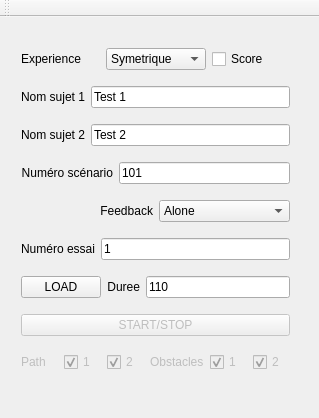
<?xml version="1.0" encoding="UTF-8"?>
<ui version="4.0">
 <class>MainWindow</class>
 <widget class="QMainWindow" name="MainWindow">
  <property name="geometry">
   <rect>
    <x>0</x>
    <y>0</y>
    <width>319</width>
    <height>418</height>
   </rect>
  </property>
  <property name="windowTitle">
   <string>MainWindow</string>
  </property>
  <widget class="QWidget" name="centralWidget">
   <widget class="QWidget" name="">
    <property name="geometry">
     <rect>
      <x>10</x>
      <y>10</y>
      <width>291</width>
      <height>371</height>
     </rect>
    </property>
    <layout class="QVBoxLayout" name="verticalLayout">
     <item>
      <layout class="QHBoxLayout" name="horizontalLayout">
       <item>
        <widget class="QLabel" name="label_Experience">
         <property name="text">
          <string>Experience</string>
         </property>
        </widget>
       </item>
       <item>
        <widget class="QComboBox" name="comboBox_Expe">
         <item>
          <property name="text">
           <string>Symetrique</string>
          </property>
         </item>
         <item>
          <property name="text">
           <string>ASymetrique</string>
          </property>
         </item>
        </widget>
       </item>
       <item>
        <widget class="QCheckBox" name="checkBox_Score">
         <property name="text">
          <string>Score</string>
         </property>
        </widget>
       </item>
      </layout>
     </item>
     <item>
      <layout class="QHBoxLayout" name="horizontalLayout_7">
       <item>
        <widget class="QLabel" name="label_nameSubject1">
         <property name="text">
          <string>Nom sujet 1</string>
         </property>
         <property name="alignment">
          <set>Qt::AlignRight|Qt::AlignTrailing|Qt::AlignVCenter</set>
         </property>
        </widget>
       </item>
       <item>
        <widget class="QLineEdit" name="lineEdit_nameSubject1">
         <property name="text">
          <string>Test 1</string>
         </property>
        </widget>
       </item>
      </layout>
     </item>
     <item>
      <layout class="QHBoxLayout" name="horizontalLayout_2">
       <item>
        <widget class="QLabel" name="label_nameSubject2">
         <property name="text">
          <string>Nom sujet 2</string>
         </property>
         <property name="alignment">
          <set>Qt::AlignRight|Qt::AlignTrailing|Qt::AlignVCenter</set>
         </property>
        </widget>
       </item>
       <item>
        <widget class="QLineEdit" name="lineEdit_nameSubject2">
         <property name="text">
          <string>Test 2</string>
         </property>
        </widget>
       </item>
      </layout>
     </item>
     <item>
      <layout class="QHBoxLayout" name="horizontalLayout_3">
       <item>
        <widget class="QLabel" name="label_scenarioNumber">
         <property name="text">
          <string>Numéro scénario</string>
         </property>
         <property name="alignment">
          <set>Qt::AlignRight|Qt::AlignTrailing|Qt::AlignVCenter</set>
         </property>
        </widget>
       </item>
       <item>
        <widget class="QLineEdit" name="lineEdit_scenarioNumber">
         <property name="text">
          <string>101</string>
         </property>
        </widget>
       </item>
      </layout>
     </item>
     <item>
      <layout class="QHBoxLayout" name="horizontalLayout_4">
       <item>
        <widget class="QLabel" name="label_feedBack">
         <property name="text">
          <string>Feedback</string>
         </property>
         <property name="alignment">
          <set>Qt::AlignRight|Qt::AlignTrailing|Qt::AlignVCenter</set>
         </property>
        </widget>
       </item>
       <item>
        <widget class="QComboBox" name="comboBox_feedBack">
         <item>
          <property name="text">
           <string>Alone</string>
          </property>
         </item>
         <item>
          <property name="text">
           <string>HFOP</string>
          </property>
         </item>
         <item>
          <property name="text">
           <string>HRP</string>
          </property>
         </item>
         <item>
          <property name="text">
           <string>HFO</string>
          </property>
         </item>
         <item>
          <property name="text">
           <string>KRP</string>
          </property>
         </item>
        </widget>
       </item>
      </layout>
     </item>
     <item>
      <layout class="QHBoxLayout" name="horizontalLayout_5">
       <item>
        <widget class="QLabel" name="label_trialNumber">
         <property name="text">
          <string>Numéro essai</string>
         </property>
         <property name="alignment">
          <set>Qt::AlignRight|Qt::AlignTrailing|Qt::AlignVCenter</set>
         </property>
        </widget>
       </item>
       <item>
        <widget class="QLineEdit" name="lineEdit_trialNumber">
         <property name="text">
          <string>1</string>
         </property>
        </widget>
       </item>
      </layout>
     </item>
     <item>
      <layout class="QHBoxLayout" name="horizontalLayout_6">
       <item>
        <widget class="QPushButton" name="pushButton_load">
         <property name="text">
          <string>LOAD</string>
         </property>
        </widget>
       </item>
       <item>
        <widget class="QLabel" name="label_duration">
         <property name="text">
          <string>Duree</string>
         </property>
         <property name="alignment">
          <set>Qt::AlignRight|Qt::AlignTrailing|Qt::AlignVCenter</set>
         </property>
        </widget>
       </item>
       <item>
        <widget class="QLineEdit" name="lineEdit_duration">
         <property name="text">
          <string>110</string>
         </property>
        </widget>
       </item>
      </layout>
     </item>
     <item>
      <widget class="QPushButton" name="pushButton_start">
       <property name="enabled">
        <bool>false</bool>
       </property>
       <property name="text">
        <string>START/STOP</string>
       </property>
      </widget>
     </item>
     <item>
      <layout class="QHBoxLayout" name="horizontalLayout_8">
       <item>
        <widget class="QLabel" name="label_Path">
         <property name="enabled">
          <bool>false</bool>
         </property>
         <property name="text">
          <string>Path</string>
         </property>
        </widget>
       </item>
       <item>
        <widget class="QCheckBox" name="checkBox_Path1">
         <property name="enabled">
          <bool>false</bool>
         </property>
         <property name="text">
          <string>1</string>
         </property>
         <property name="checked">
          <bool>true</bool>
         </property>
        </widget>
       </item>
       <item>
        <widget class="QCheckBox" name="checkBox_Path2">
         <property name="enabled">
          <bool>false</bool>
         </property>
         <property name="text">
          <string>2</string>
         </property>
         <property name="checked">
          <bool>true</bool>
         </property>
        </widget>
       </item>
       <item>
        <widget class="QLabel" name="label_Obstacle">
         <property name="enabled">
          <bool>false</bool>
         </property>
         <property name="text">
          <string>Obstacles</string>
         </property>
        </widget>
       </item>
       <item>
        <widget class="QCheckBox" name="checkBox_Obst1">
         <property name="enabled">
          <bool>false</bool>
         </property>
         <property name="text">
          <string>1</string>
         </property>
         <property name="checked">
          <bool>true</bool>
         </property>
        </widget>
       </item>
       <item>
        <widget class="QCheckBox" name="checkBox_Obst2">
         <property name="enabled">
          <bool>false</bool>
         </property>
         <property name="text">
          <string>2</string>
         </property>
         <property name="checked">
          <bool>true</bool>
         </property>
        </widget>
       </item>
      </layout>
     </item>
    </layout>
   </widget>
  </widget>
  <widget class="QToolBar" name="mainToolBar">
   <attribute name="toolBarArea">
    <enum>TopToolBarArea</enum>
   </attribute>
   <attribute name="toolBarBreak">
    <bool>false</bool>
   </attribute>
  </widget>
 </widget>
 <layoutdefault spacing="6" margin="11"/>
 <resources/>
 <connections/>
</ui>
